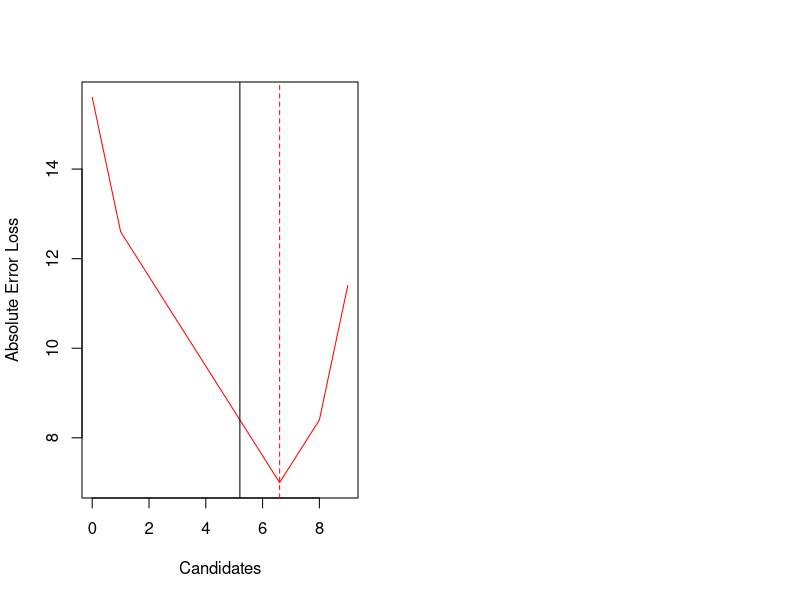
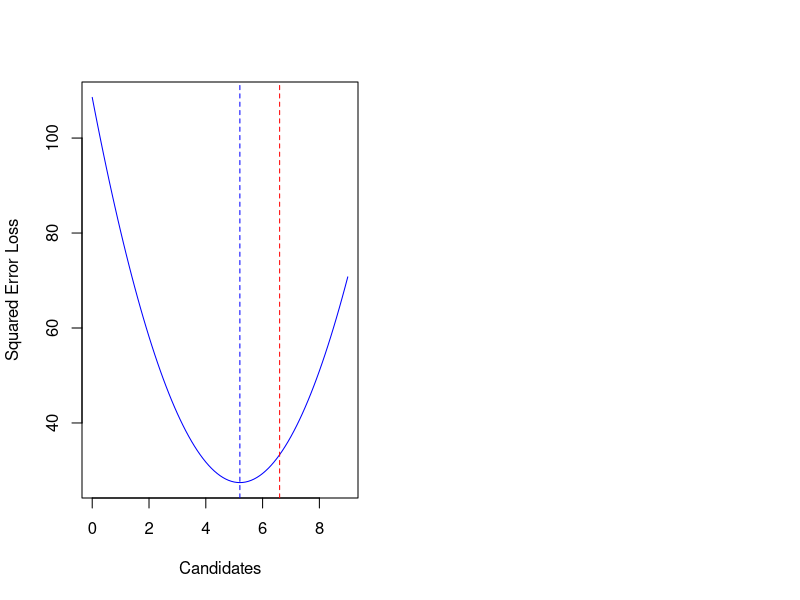

Generate these figures, in order, with R:
y <- c(1, 6.6, 8)
mean(y)
median(y)


#Absolute error loss
abs_loss <- NA
candidates <- seq(0,9, by = .1)
candidates

for(i in 1:length(candidates)){
  abs_loss[i] <- sum(abs(y - candidates[i]))
}
par(mfrow = c(1,2)) #spilt plotting window into 1 row and 2 cols
plot(x = candidates,
     y = abs_loss,
     type = "l",
     col = "red",
     xlab = "Candidates",
     ylab = "Absolute Error Loss")
abline(v=mean(y))
abline(v = median(y),
       col = "red",
       lty = 2)



#Squared error loss

#Absolute error loss
sqr_loss <- NA
candidates <- seq(0,9, by = .1)
candidates

for(i in 1:length(candidates)){
  sqr_loss[i] <- sum(abs(y - candidates[i])^2)
}
par(mfrow = c(1,2)) #spilt plotting window into 1 row and 2 cols
plot(x = candidates,
     y = sqr_loss,
     type = "l",
     col = "blue",
     xlab = "Candidates",
     ylab = "Squared Error Loss")
abline(v=mean(y), col = "blue", lty = 2)
abline(v = median(y),
       col = "red",
       lty = 2)
#mean is easier to do!!!
#Regression is to make a model where y = E(expected)( Y to X ) + Error
#>>>>>> Y is what we are trying to model
